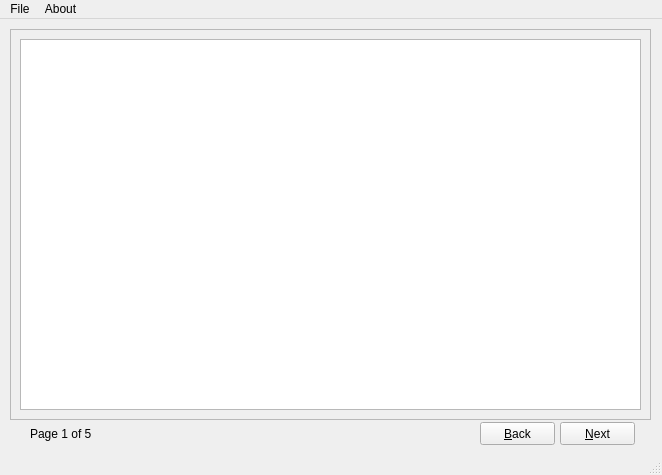
<?xml version="1.0" encoding="UTF-8"?>
<ui version="4.0">
 <class>Paintown</class>
 <widget class="QMainWindow" name="Paintown">
  <property name="geometry">
   <rect>
    <x>0</x>
    <y>0</y>
    <width>662</width>
    <height>475</height>
   </rect>
  </property>
  <property name="minimumSize">
   <size>
    <width>662</width>
    <height>475</height>
   </size>
  </property>
  <property name="maximumSize">
   <size>
    <width>662</width>
    <height>475</height>
   </size>
  </property>
  <property name="windowTitle">
   <string>Paintown Installer</string>
  </property>
  <widget class="QWidget" name="centralwidget">
   <widget class="QPushButton" name="next">
    <property name="geometry">
     <rect>
      <x>560</x>
      <y>403</y>
      <width>75</width>
      <height>23</height>
     </rect>
    </property>
    <property name="text">
     <string>&amp;Next</string>
    </property>
   </widget>
   <widget class="QPushButton" name="back">
    <property name="geometry">
     <rect>
      <x>480</x>
      <y>403</y>
      <width>75</width>
      <height>23</height>
     </rect>
    </property>
    <property name="text">
     <string>&amp;Back</string>
    </property>
   </widget>
   <widget class="QFrame" name="frame">
    <property name="geometry">
     <rect>
      <x>10</x>
      <y>10</y>
      <width>641</width>
      <height>391</height>
     </rect>
    </property>
    <property name="frameShape">
     <enum>QFrame::StyledPanel</enum>
    </property>
    <property name="frameShadow">
     <enum>QFrame::Raised</enum>
    </property>
    <widget class="QStackedWidget" name="stackedWidget">
     <property name="geometry">
      <rect>
       <x>10</x>
       <y>10</y>
       <width>621</width>
       <height>371</height>
      </rect>
     </property>
     <property name="currentIndex">
      <number>0</number>
     </property>
     <widget class="QWidget" name="page1">
      <widget class="QGraphicsView" name="WelcomePage">
       <property name="geometry">
        <rect>
         <x>0</x>
         <y>0</y>
         <width>621</width>
         <height>371</height>
        </rect>
       </property>
      </widget>
     </widget>
     <widget class="QWidget" name="page2">
      <widget class="QPushButton" name="changeDataDir">
       <property name="geometry">
        <rect>
         <x>460</x>
         <y>90</y>
         <width>75</width>
         <height>23</height>
        </rect>
       </property>
       <property name="text">
        <string>Change</string>
       </property>
      </widget>
      <widget class="QPushButton" name="changeBinDir">
       <property name="geometry">
        <rect>
         <x>460</x>
         <y>130</y>
         <width>75</width>
         <height>23</height>
        </rect>
       </property>
       <property name="text">
        <string>Change</string>
       </property>
      </widget>
      <widget class="QLineEdit" name="dataDir">
       <property name="geometry">
        <rect>
         <x>210</x>
         <y>90</y>
         <width>231</width>
         <height>20</height>
        </rect>
       </property>
       <property name="readOnly">
        <bool>true</bool>
       </property>
      </widget>
      <widget class="QLineEdit" name="binDir">
       <property name="geometry">
        <rect>
         <x>210</x>
         <y>130</y>
         <width>231</width>
         <height>20</height>
        </rect>
       </property>
       <property name="readOnly">
        <bool>true</bool>
       </property>
      </widget>
      <widget class="QLabel" name="label">
       <property name="geometry">
        <rect>
         <x>40</x>
         <y>30</y>
         <width>251</width>
         <height>16</height>
        </rect>
       </property>
       <property name="text">
        <string>Install Locations</string>
       </property>
      </widget>
      <widget class="QLabel" name="label_2">
       <property name="geometry">
        <rect>
         <x>70</x>
         <y>90</y>
         <width>131</width>
         <height>20</height>
        </rect>
       </property>
       <property name="text">
        <string>Data Directory</string>
       </property>
      </widget>
      <widget class="QLabel" name="label_3">
       <property name="geometry">
        <rect>
         <x>70</x>
         <y>130</y>
         <width>131</width>
         <height>20</height>
        </rect>
       </property>
       <property name="text">
        <string>Binary Directory</string>
       </property>
      </widget>
      <widget class="QLabel" name="dataAccess">
       <property name="geometry">
        <rect>
         <x>100</x>
         <y>73</y>
         <width>301</width>
         <height>16</height>
        </rect>
       </property>
       <property name="text">
        <string>Writable</string>
       </property>
      </widget>
      <widget class="QLabel" name="binAccess">
       <property name="geometry">
        <rect>
         <x>100</x>
         <y>114</y>
         <width>301</width>
         <height>16</height>
        </rect>
       </property>
       <property name="text">
        <string>Writable</string>
       </property>
      </widget>
     </widget>
     <widget class="QWidget" name="page3">
      <widget class="QTextBrowser" name="textBrowser">
       <property name="geometry">
        <rect>
         <x>0</x>
         <y>30</y>
         <width>621</width>
         <height>341</height>
        </rect>
       </property>
      </widget>
      <widget class="QLabel" name="install_info">
       <property name="geometry">
        <rect>
         <x>0</x>
         <y>10</y>
         <width>601</width>
         <height>16</height>
        </rect>
       </property>
       <property name="text">
        <string>The following will be installed to the given locations:</string>
       </property>
      </widget>
     </widget>
     <widget class="QWidget" name="page4">
      <widget class="QLabel" name="installLabel">
       <property name="geometry">
        <rect>
         <x>20</x>
         <y>20</y>
         <width>391</width>
         <height>16</height>
        </rect>
       </property>
       <property name="text">
        <string>Installing...</string>
       </property>
      </widget>
      <widget class="QTextBrowser" name="installOutput">
       <property name="geometry">
        <rect>
         <x>10</x>
         <y>50</y>
         <width>601</width>
         <height>311</height>
        </rect>
       </property>
       <property name="frameShadow">
        <enum>QFrame::Sunken</enum>
       </property>
      </widget>
     </widget>
     <widget class="QWidget" name="page5">
      <widget class="QLabel" name="label_4">
       <property name="geometry">
        <rect>
         <x>20</x>
         <y>20</y>
         <width>351</width>
         <height>16</height>
        </rect>
       </property>
       <property name="text">
        <string>Install Completed.</string>
       </property>
      </widget>
     </widget>
    </widget>
   </widget>
   <widget class="QLabel" name="positionLabel">
    <property name="geometry">
     <rect>
      <x>30</x>
      <y>406</y>
      <width>381</width>
      <height>18</height>
     </rect>
    </property>
    <property name="text">
     <string>Page 1 of 5</string>
    </property>
   </widget>
  </widget>
  <widget class="QMenuBar" name="menubar">
   <property name="geometry">
    <rect>
     <x>0</x>
     <y>0</y>
     <width>662</width>
     <height>24</height>
    </rect>
   </property>
   <widget class="QMenu" name="file">
    <property name="title">
     <string>File</string>
    </property>
   </widget>
   <widget class="QMenu" name="about">
    <property name="title">
     <string>About</string>
    </property>
   </widget>
   <addaction name="file"/>
   <addaction name="about"/>
  </widget>
  <widget class="QStatusBar" name="statusbar"/>
  <action name="actionExit">
   <property name="text">
    <string>Exit</string>
   </property>
  </action>
 </widget>
 <resources/>
 <connections/>
</ui>
